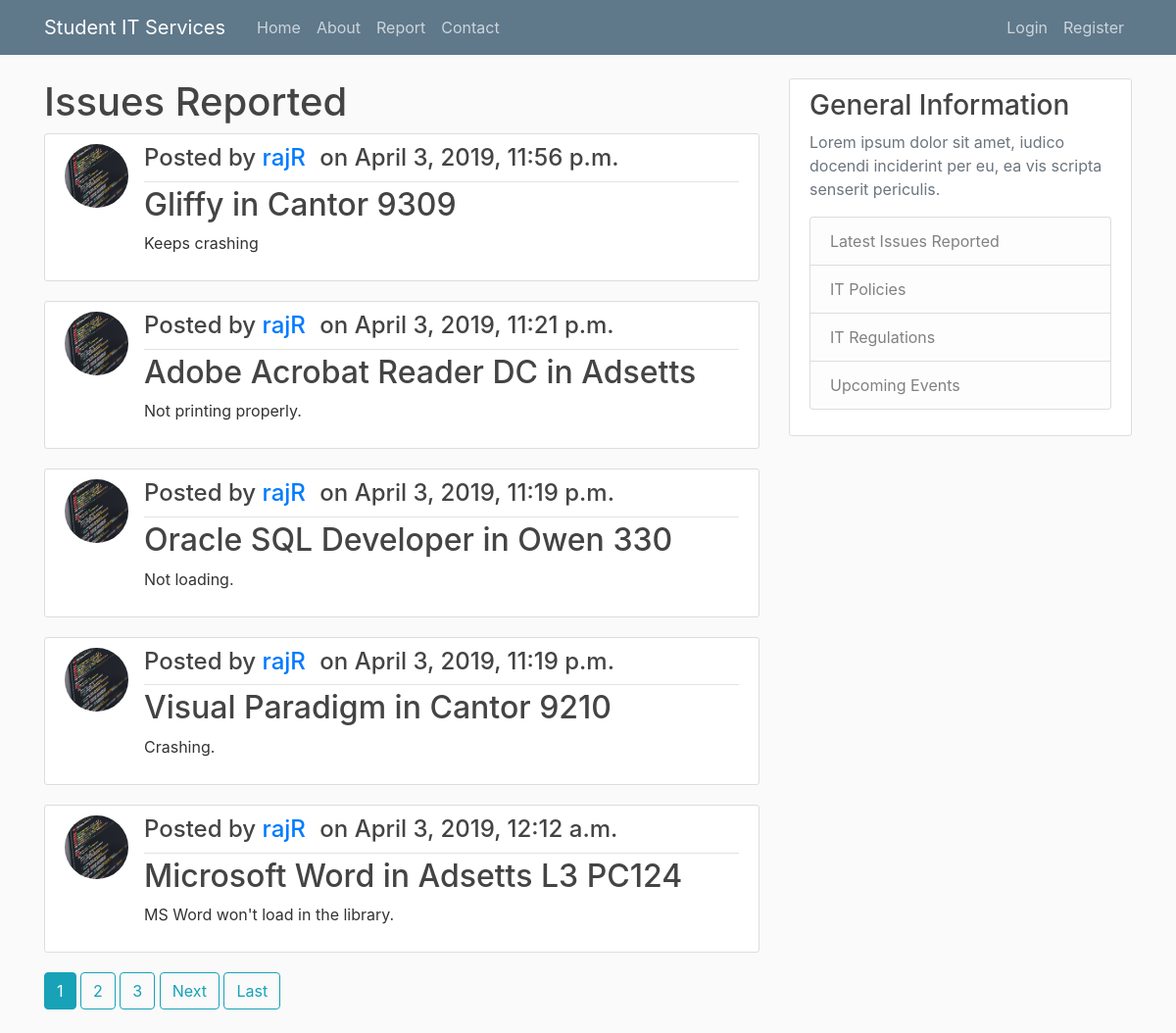
The page /report/ on the database its author committed.
### itreporting/models.py (models this page shows, shortened)
class Issue(models.Model):
	type=models.CharField(max_length=100)
	room=models.CharField(max_length=100)
	details=models.TextField()
	date_submitted=models.DateTimeField(default=timezone.now)
	author=models.ForeignKey(User, on_delete=models.CASCADE)

### users/models.py (models this page shows, shortened)
class Profile(models.Model):
	user = models.OneToOneField(User, on_delete = models.CASCADE)
	image = models.ImageField(default='default.jpg', upload_to = 'profile_pics')

### itreporting/views.py (the view)
# urls.py: path('report/', PostListView.as_view(), name='itreporting-report'),
class PostListView(ListView):
	model = Issue
	template_name = 'itreporting/report.html'
	context_object_name = 'issues'
	ordering = ['-date_submitted']
	paginate_by = 5

### itreporting/templates/itreporting/report.html (shortened to what this page needs)
<!DOCTYPE html>
<html>
<head>
</head>
<body>
	{% extends "itreporting/base.html" %}
		{% block content %}
		<h1>Issues Reported</h1>
		{% for issue in issues %}
			<article class="media content-section">
				<img class="rounded-circle article-img" src="{{ issue.author.profile.image.url }}">
				<div class="media-body">
					<div class="article-metadata">
						<h4>Posted by <a class="mr-2" href="{% url 'user-issues' issue.author.username %}">{{issue.author}}</a> on {{ issue.date_submitted }}</h4>
					</div>
					<h2><a class="article-title" href="{% url 'issue-detail' issue.id %}">{{issue.type}} in {{issue.room}}</a></h2>
					<p class="article-content">{{issue.details}}</p>
				</div>
			</article>
		{% endfor %}
		{% if is_paginated %}
				{% for num in page_obj.paginator.page_range %}
					{% if page_obj.number == num %}
						<a class="btn btn-info mb-4" href="?page={{ num }}">{{ num }} </a>
					{% elif num > page_obj.number|add:'-3' and num < page_obj.number|add:'3' %}
						<a class="btn btn-outline-info mb-4" href="?page={{ num }}">{{ num }}</a>
					{% endif %}
				{% endfor %}
				{% if page_obj.has_next %}
					<a class="btn btn-outline-info mb-4" href="?page={{ page_obj.next_page_number }}">Next</a>
					<a class="btn btn-outline-info mb-4" href="?page={{ page_obj.paginator.num_pages }}">Last</a>
				{% endif %}
			{% endif %}
	{% endblock content %}

### itreporting/templates/itreporting/base.html (shortened to what this page needs)
{% load static %}
<!DOCTYPE html>
<html>
<head>
  <link rel="stylesheet" href="https://maxcdn.bootstrapcdn.com/bootstrap/4.0.0/css/bootstrap.min.css">
  <link rel="stylesheet" type="text/css" href="{% static 'css/styles.css' %}" />
</head>
<body>
	<div class="container">
		<header class="site-header">
	  <nav class="navbar navbar-expand-md navbar-dark bg-steel fixed-top">
	    <div class="container">
	      <a class="navbar-brand mr-4" href="{% url 'itreporting-home' %}">Student IT Services</a>
	      <div class="collapse navbar-collapse" id="navbarToggle">
	        <div class="navbar-nav mr-auto">
	          <a class="nav-item nav-link" href="{% url 'itreporting-home' %}">Home</a>
	          <a class="nav-item nav-link" href="{% url 'itreporting-about' %}">About</a>
           	<a class="nav-item nav-link" href="{% url 'itreporting-report' %}">Report</a>
            <a class="nav-item nav-link" href="{% url 'itreporting-contact' %}">Contact</a>
	        </div>
	        <div class="navbar-nav">
	        	{% if user.is_authenticated %}
	        		<a class="nav-item nav-link" href="{% url 'issue-create' %}">Report New Issue</a>
	        		<a class="nav-item nav-link" href="{% url 'profile' %}">Profile</a>
	          	<a class="nav-item nav-link" href="{% url 'logout' %}">Logout</a>
	          {% else %}
	          	<a class="nav-item nav-link" href="{% url 'login' %}">Login</a>
	          	<a class="nav-item nav-link" href="{% url 'register' %}">Register</a>
	          {% endif %}
	        </div>
	      </div>
	    </div>
	  </nav>
		</header>
		<div class="row">
			<div class="col-md-8">
				{% block content %}
				{% endblock %}
			</div>
			<div class="col-md-4">
				<div class="content-section">
	        <h3>General Information</h3>
	        <p class='text-muted'>Lorem ipsum dolor sit amet, iudico docendi inciderint per eu, ea vis scripta senserit periculis.
	          <ul class="list-group">
	            <li class="list-group-item list-group-item-light">Latest Issues Reported</li>
	            <li class="list-group-item list-group-item-light">IT Policies</li>
	            <li class="list-group-item list-group-item-light">IT Regulations</li>
	            <li class="list-group-item list-group-item-light">Upcoming Events</li>
	          </ul>
	        </p>
				</div>
			</div>
		</div>
	</div>
</body>
</html>

### itreporting/static/css/styles.css (style rules this page uses)
body { background: #fafafa; color: #333333; margin-top: 5rem; }
h1, h2, h3, h4, h5, h6 { color: #444444; }
ul { margin: 0; }
.bg-steel { background-color: #5f788a; }
.site-header .navbar-nav .nav-link { color: #cbd5db; }
.content-section { background: #ffffff; padding: 10px 20px; border: 1px solid #dddddd; border-radius: 3px; margin-bottom: 20px; }
.article-title { color: #444444; }
.article-content { white-space: pre-line; }
.article-img { height: 65px; width: 65px; margin-right: 16px; }
.article-metadata { padding-bottom: 1px; margin-bottom: 4px; border-bottom: 1px solid #e3e3e3 }

### rows shown on the page
Issue: author.profile.image (picture), author "rajR", date_submitted "April 3, 2019, 11:56 p.m.", type "Gliffy", room "Cantor 9309", details "Keeps crashing"
Issue: author.profile.image (picture), author "rajR", date_submitted "April 3, 2019, 11:21 p.m.", type "Adobe Acrobat Reader DC", room "Adsetts", details "Not printing properly."
Issue: author.profile.image (picture), author "rajR", date_submitted "April 3, 2019, 11:19 p.m.", type "Oracle SQL Developer", room "Owen 330", details "Not loading."
Issue: author.profile.image (picture), author "rajR", date_submitted "April 3, 2019, 11:19 p.m.", type "Visual Paradigm", room "Cantor 9210", details "Crashing."
Issue: author.profile.image (picture), author "rajR", date_submitted "April 3, 2019, 12:12 a.m.", type "Microsoft Word", room "Adsetts L3 PC124", details "MS Word won't load in the library."

### other values the page prints
{{ num }} "1"
{{ num }} "2" "3"
